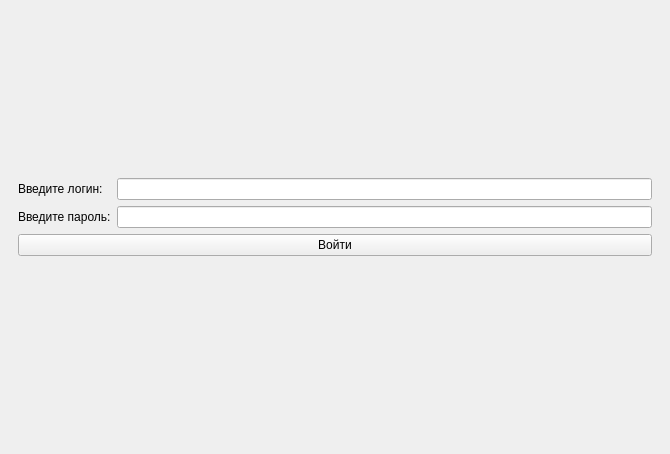
<?xml version="1.0" encoding="UTF-8"?>
<ui version="4.0">
 <class>Apteka</class>
 <widget class="QMainWindow" name="Apteka">
  <property name="geometry">
   <rect>
    <x>0</x>
    <y>0</y>
    <width>670</width>
    <height>454</height>
   </rect>
  </property>
  <property name="windowTitle">
   <string>MainWindow</string>
  </property>
  <widget class="QWidget" name="centralwidget">
   <layout class="QHBoxLayout" name="horizontalLayout">
    <item>
     <widget class="QStackedWidget" name="stackedWidget">
      <property name="currentIndex">
       <number>0</number>
      </property>
      <widget class="QWidget" name="handleloginPage1">
       <layout class="QVBoxLayout" name="verticalLayout">
        <item>
         <layout class="QGridLayout" name="gridLayout">
          <item row="0" column="0">
           <widget class="QLabel" name="LoginLabel">
            <property name="text">
             <string>Введите логин:</string>
            </property>
           </widget>
          </item>
          <item row="1" column="0">
           <widget class="QLabel" name="PasswordLabel">
            <property name="sizePolicy">
             <sizepolicy hsizetype="Preferred" vsizetype="Preferred">
              <horstretch>0</horstretch>
              <verstretch>0</verstretch>
             </sizepolicy>
            </property>
            <property name="text">
             <string>Введите пароль:</string>
            </property>
           </widget>
          </item>
          <item row="0" column="1">
           <widget class="QLineEdit" name="LoginLineEdit"/>
          </item>
          <item row="3" column="0" colspan="2">
           <widget class="QLabel" name="Operation">
            <property name="sizePolicy">
             <sizepolicy hsizetype="Preferred" vsizetype="Maximum">
              <horstretch>0</horstretch>
              <verstretch>0</verstretch>
             </sizepolicy>
            </property>
            <property name="text">
             <string/>
            </property>
            <property name="alignment">
             <set>Qt::AlignmentFlag::AlignCenter</set>
            </property>
           </widget>
          </item>
          <item row="1" column="1">
           <widget class="QLineEdit" name="PasswordLineEdit">
            <property name="echoMode">
             <enum>QLineEdit::EchoMode::Password</enum>
            </property>
           </widget>
          </item>
          <item row="2" column="0" colspan="2">
           <widget class="QPushButton" name="LogAdminPushButton">
            <property name="sizePolicy">
             <sizepolicy hsizetype="MinimumExpanding" vsizetype="Maximum">
              <horstretch>0</horstretch>
              <verstretch>0</verstretch>
             </sizepolicy>
            </property>
            <property name="text">
             <string>Войти</string>
            </property>
           </widget>
          </item>
         </layout>
        </item>
       </layout>
      </widget>
      <widget class="QWidget" name="AdminChoice">
       <layout class="QGridLayout" name="gridLayout_2">
        <item row="0" column="0">
         <widget class="QPushButton" name="EmployeeManagement">
          <property name="sizePolicy">
           <sizepolicy hsizetype="Minimum" vsizetype="Preferred">
            <horstretch>0</horstretch>
            <verstretch>0</verstretch>
           </sizepolicy>
          </property>
          <property name="text">
           <string>Управление сотрудниками</string>
          </property>
         </widget>
        </item>
        <item row="1" column="0">
         <widget class="QPushButton" name="WarehouseManagement">
          <property name="sizePolicy">
           <sizepolicy hsizetype="Minimum" vsizetype="Preferred">
            <horstretch>0</horstretch>
            <verstretch>0</verstretch>
           </sizepolicy>
          </property>
          <property name="text">
           <string>Управление складом</string>
          </property>
         </widget>
        </item>
        <item row="2" column="0">
         <widget class="QPushButton" name="BackButton">
          <property name="text">
           <string>Выход</string>
          </property>
         </widget>
        </item>
       </layout>
      </widget>
      <widget class="QWidget" name="WarehousePage4">
       <layout class="QGridLayout" name="gridLayout_6">
        <item row="0" column="0">
         <layout class="QGridLayout" name="gridLayout_5">
          <item row="0" column="0">
           <widget class="QTableWidget" name="tableWidget_2"/>
          </item>
          <item row="0" column="1">
           <widget class="QScrollBar" name="verticalScrollBar_2">
            <property name="orientation">
             <enum>Qt::Orientation::Vertical</enum>
            </property>
           </widget>
          </item>
          <item row="1" column="0">
           <widget class="QPushButton" name="AddMedicinePushButton">
            <property name="text">
             <string>Добавить лекарство</string>
            </property>
           </widget>
          </item>
          <item row="2" column="0">
           <widget class="QPushButton" name="RemoveMedizinePushButton">
            <property name="text">
             <string>Удалить лекарство</string>
            </property>
           </widget>
          </item>
          <item row="3" column="0">
           <widget class="QPushButton" name="Cancel_Warehouse">
            <property name="text">
             <string>Назад</string>
            </property>
           </widget>
          </item>
         </layout>
        </item>
       </layout>
      </widget>
      <widget class="QWidget" name="ManagementPage3">
       <layout class="QGridLayout" name="gridLayout_4">
        <item row="0" column="0">
         <layout class="QGridLayout" name="gridLayout_3">
          <item row="0" column="0">
           <widget class="QTableWidget" name="tableWidget"/>
          </item>
          <item row="5" column="0">
           <widget class="QPushButton" name="Cancel_Employee">
            <property name="text">
             <string>Назад</string>
            </property>
           </widget>
          </item>
          <item row="1" column="0">
           <widget class="QPushButton" name="AddEmployeePushButton">
            <property name="text">
             <string>Добавить сотрудника</string>
            </property>
           </widget>
          </item>
          <item row="4" column="0">
           <widget class="QPushButton" name="SearcheEmployeePushButton">
            <property name="text">
             <string>Поиск сотрудника</string>
            </property>
           </widget>
          </item>
          <item row="2" column="0">
           <widget class="QPushButton" name="RemoveEmployeePushButton">
            <property name="text">
             <string>Удалить сотрудника</string>
            </property>
           </widget>
          </item>
          <item row="0" column="1">
           <widget class="QScrollBar" name="verticalScrollBar">
            <property name="orientation">
             <enum>Qt::Orientation::Vertical</enum>
            </property>
           </widget>
          </item>
          <item row="3" column="0">
           <widget class="QLineEdit" name="SearcheEmployeeLineEdit">
            <property name="text">
             <string/>
            </property>
            <property name="placeholderText">
             <string/>
            </property>
           </widget>
          </item>
         </layout>
        </item>
       </layout>
      </widget>
      <widget class="QWidget" name="AddMedicine">
       <layout class="QGridLayout" name="gridLayout_7">
        <item row="3" column="0">
         <widget class="QLabel" name="RecipeLabel">
          <property name="text">
           <string>Нужен рецепт?</string>
          </property>
         </widget>
        </item>
        <item row="5" column="0">
         <widget class="QPushButton" name="CancelPushButton">
          <property name="text">
           <string>Отмена</string>
          </property>
         </widget>
        </item>
        <item row="4" column="1">
         <widget class="QSpinBox" name="QuantitySpinBox"/>
        </item>
        <item row="0" column="0">
         <widget class="QLabel" name="NameMedicineLabel">
          <property name="text">
           <string>Название лекарства</string>
          </property>
         </widget>
        </item>
        <item row="5" column="1" colspan="2">
         <widget class="QPushButton" name="SaveAddMedicinePushButton">
          <property name="text">
           <string>Сохранить</string>
          </property>
         </widget>
        </item>
        <item row="4" column="0">
         <widget class="QLabel" name="QuantityLabel">
          <property name="text">
           <string>Количество</string>
          </property>
         </widget>
        </item>
        <item row="2" column="1" colspan="2">
         <widget class="QLineEdit" name="CountryLineEdit"/>
        </item>
        <item row="0" column="1" rowspan="2" colspan="2">
         <widget class="QLineEdit" name="NameMedicineLineEdit"/>
        </item>
        <item row="1" column="0" rowspan="2">
         <widget class="QLabel" name="CountrtyLabel">
          <property name="text">
           <string>Страна производитель</string>
          </property>
         </widget>
        </item>
        <item row="3" column="1">
         <widget class="QRadioButton" name="RecipeRadioButtonYes">
          <property name="text">
           <string>Да</string>
          </property>
         </widget>
        </item>
        <item row="3" column="2">
         <widget class="QRadioButton" name="RecipeRadioButtonNo">
          <property name="text">
           <string>Нет</string>
          </property>
         </widget>
        </item>
       </layout>
      </widget>
      <widget class="QWidget" name="DeleteMedicinePage">
       <layout class="QGridLayout" name="gridLayout_8">
        <item row="2" column="1">
         <widget class="QPushButton" name="DeleteMedicinePushButton">
          <property name="text">
           <string>Удалить</string>
          </property>
         </widget>
        </item>
        <item row="0" column="2">
         <widget class="QScrollBar" name="verticalScrollBar_3">
          <property name="orientation">
           <enum>Qt::Orientation::Vertical</enum>
          </property>
         </widget>
        </item>
        <item row="2" column="0">
         <widget class="QPushButton" name="CancelDeleteMedicinePushButton">
          <property name="text">
           <string>Назад</string>
          </property>
         </widget>
        </item>
        <item row="0" column="0" colspan="2">
         <widget class="QTableWidget" name="DeleteMedicineTableWidget"/>
        </item>
        <item row="1" column="0" colspan="2">
         <widget class="QLineEdit" name="DeleteMedicineLineEdit"/>
        </item>
       </layout>
      </widget>
     </widget>
    </item>
   </layout>
  </widget>
 </widget>
 <tabstops>
  <tabstop>LoginLineEdit</tabstop>
  <tabstop>PasswordLineEdit</tabstop>
  <tabstop>LogAdminPushButton</tabstop>
  <tabstop>EmployeeManagement</tabstop>
  <tabstop>WarehouseManagement</tabstop>
  <tabstop>BackButton</tabstop>
  <tabstop>AddEmployeePushButton</tabstop>
  <tabstop>RemoveEmployeePushButton</tabstop>
  <tabstop>SearcheEmployeeLineEdit</tabstop>
  <tabstop>SearcheEmployeePushButton</tabstop>
  <tabstop>Cancel_Employee</tabstop>
  <tabstop>tableWidget</tabstop>
  <tabstop>AddMedicinePushButton</tabstop>
  <tabstop>RemoveMedizinePushButton</tabstop>
  <tabstop>Cancel_Warehouse</tabstop>
  <tabstop>tableWidget_2</tabstop>
 </tabstops>
 <resources/>
 <connections/>
</ui>
